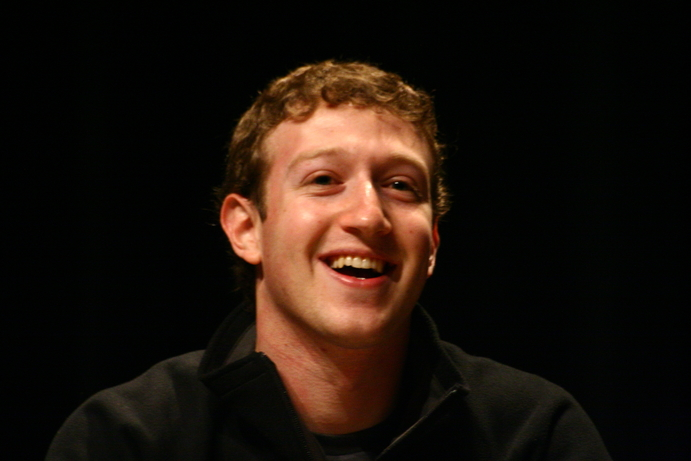
#> input picture Transformations/mark.jpg, 691 x 461 px
$ python sharpening.py
#> lines starting #> are read from the running program, lines starting #| are printed output that depends on the picture
import cv2
import numpy as np

img=cv2.imread('mark.jpg')
#> img is the input picture: shape (461, 691, 3); mean B, G, R 12.5, 19.9, 30.9
cv2.imshow('original',img)
cv2.waitKey()

kernel_sharp=np.array([[-1,-1,-1],[-1,9,-1],[-1,-1,-1]])
sharpened=cv2.filter2D(img,-1,kernel_sharp)
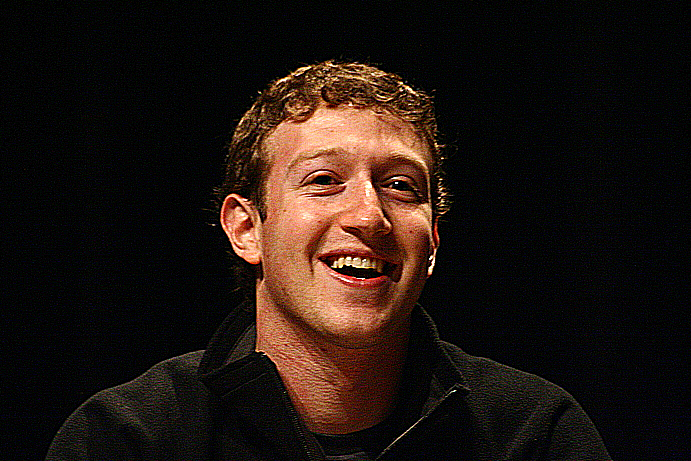
#> sharpened: shape (461, 691, 3); mean B, G, R 16.6, 21.8, 32.9
cv2.imshow('Sharpened',sharpened)
cv2.waitKey()


cv2.destroyAllWindows()
